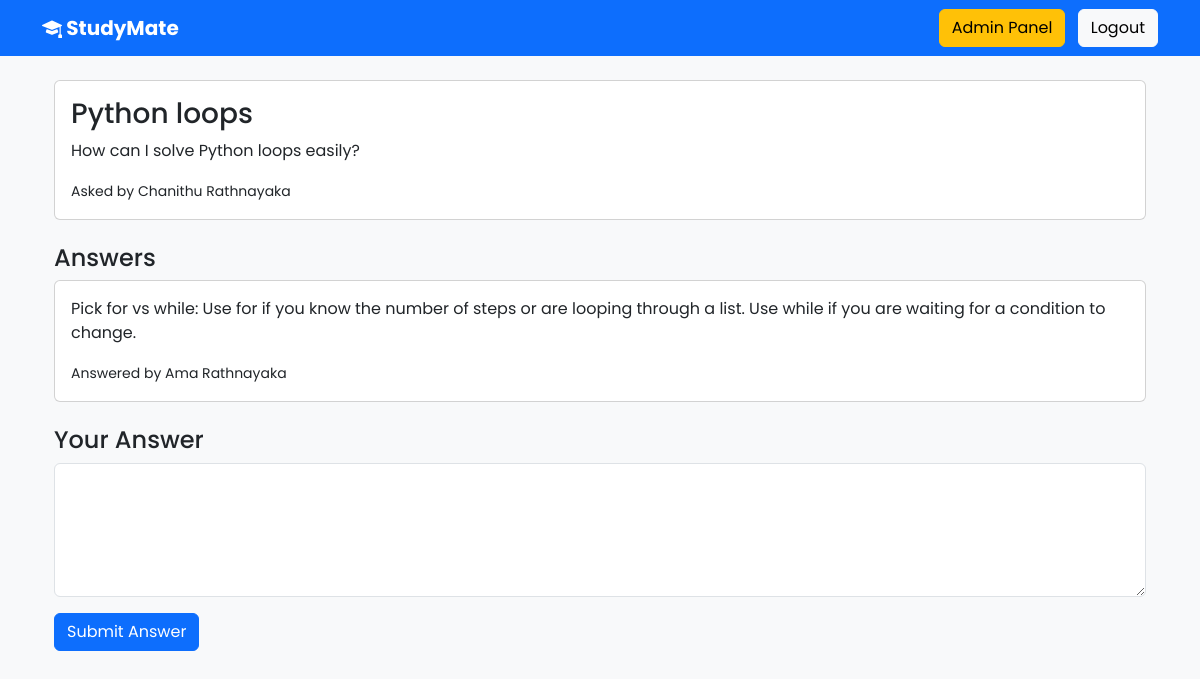
Page /question.php?id=8 (signed in) on the committed database.
### tables this page shows
CREATE TABLE `questions` (
  `id` int(11) NOT NULL,
  `title` varchar(255) NOT NULL,
  `question` text NOT NULL,
  `asked_by` int(11) NOT NULL,
  `faculty` varchar(100) NOT NULL,
  `created_at` timestamp NOT NULL DEFAULT current_timestamp()
);

CREATE TABLE `users` (
  `id` int(11) NOT NULL,
  `full_name` varchar(100) NOT NULL,
  `university_email` varchar(100) NOT NULL,
  `student_id` varchar(50) NOT NULL,
  `faculty` varchar(100) NOT NULL,
  `password` varchar(255) NOT NULL,
  `created_at` timestamp NOT NULL DEFAULT current_timestamp(),
  `role` varchar(20) NOT NULL DEFAULT 'student'
);

CREATE TABLE `answers` (
  `id` int(11) NOT NULL,
  `question_id` int(11) NOT NULL,
  `answer` text NOT NULL,
  `answered_by` int(11) NOT NULL,
  `created_at` timestamp NOT NULL DEFAULT current_timestamp()
);

### question.php (the view, shortened to what this page needs)
<?php
include 'includes/db.php';
$id = (int) $_GET['id'];
$role = $_SESSION['role'];
if ($role == 'admin') {
    $stmt = $conn->prepare("
        SELECT questions.*, users.full_name
        FROM questions
        JOIN users ON questions.asked_by = users.id
        WHERE questions.id = ?
    ");
    $stmt->bind_param("i", $id);
}
$stmt->execute();
$questionResult = $stmt->get_result();
$question = $questionResult->fetch_assoc();
$stmt = $conn->prepare("
    SELECT answers.*, users.full_name
    FROM answers
    JOIN users ON answers.answered_by = users.id
    WHERE question_id = ?
    ORDER BY created_at ASC
");
$stmt->bind_param("i", $id);
$stmt->execute();
$answers = $stmt->get_result();
include 'includes/header.php';
?>
<div class="container mt-4">
    <div class="card mb-4">
        <div class="card-body">
            <h3>
                <?php echo htmlspecialchars($question['title']); ?>
            </h3>
            <p>
                <?php echo nl2br(htmlspecialchars($question['question'])); ?>
            </p>
            <small>
                Asked by
                <?php echo htmlspecialchars($question['full_name']); ?>
            </small>
        </div>
    </div>
    <h4>Answers</h4>
    <?php if ($answers->num_rows > 0) { ?>
        <?php while ($row = $answers->fetch_assoc()) { ?>
            <div class="card mb-3">
                <div class="card-body">
                    <p>
                        <?php echo nl2br(htmlspecialchars($row['answer'])); ?>
                    </p>
                    <small>
                        Answered by
                        <?php echo htmlspecialchars($row['full_name']); ?>
                    </small>
                </div>
            </div>
        <?php } ?>
    <?php } else { ?>
        <div class="alert alert-info">
            No answers yet.
        </div>
    <?php } ?>
    <h4 class="mt-4">Your Answer</h4>
    <form method="POST">
        <div class="mb-3">
            <textarea
                name="answer"
                class="form-control"
                rows="5"
                required></textarea>
        </div>
        <button
            type="submit"
            name="submit"
            class="btn btn-primary">
            Submit Answer
        </button>
    </form>
</div>
<?php include 'includes/footer.php'; ?>

### assets/css/dashboard.css (style rules this page uses)
body { background:#f5f7fb; font-family:'Poppins',sans-serif; }

### rows in the picture
questions: title "Python loops", question "How can I solve Python loops easily?", asked_by.full_name "Chanithu Rathnayaka"
answers: answer "Pick for vs while: Use for if you know the number of steps or are looping through a list. Use while if you are waiting for a condition to change.", answered_by.full_name "Ama Rathnayaka"
